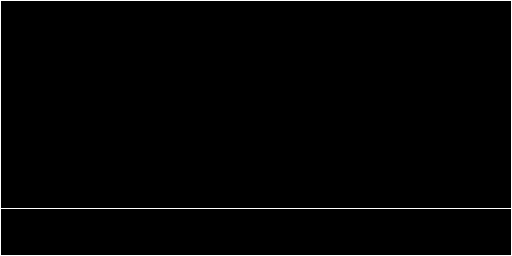

This game map was drawn from its Tiled (.tmx) file and the tilesets committed beside it. A one-line description and the trimmed map source follow:
An orthogonal 32x16 tile map with 16x16 px tiles, 2 tile layers (backgroundLayer, collideLayer).

<map version="1.0" tiledversion="1.0.3" orientation="orthogonal" renderorder="right-down" width="32" height="16" tilewidth="16" tileheight="16" nextobjectid="1">
 <tileset firstgid="1" name="tileset" tilewidth="16" tileheight="16" spacing="1" tilecount="20" columns="5">
  <image source="tileset.png" width="84" height="67" />
 </tileset>
 <layer name="backgroundLayer" width="32" height="16">
  <data>[512 cells, 512 non-empty, 9 distinct tile ids]</data>
 </layer>
 <layer name="collideLayer" width="32" height="16">
  <data>[512 cells, 32 non-empty, 3 distinct tile ids]</data>
 </layer>
</map>
